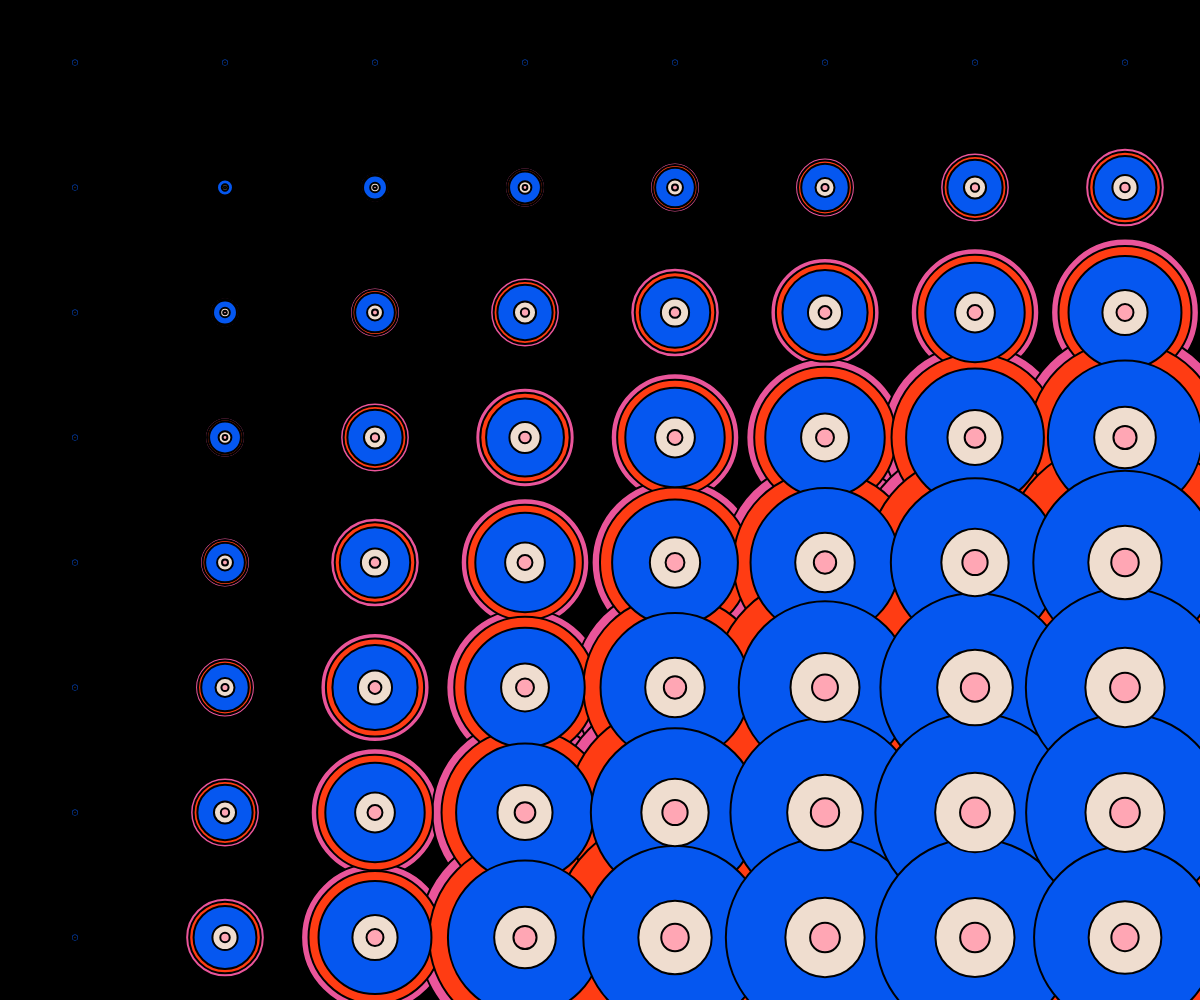
Frame 1 (no input)
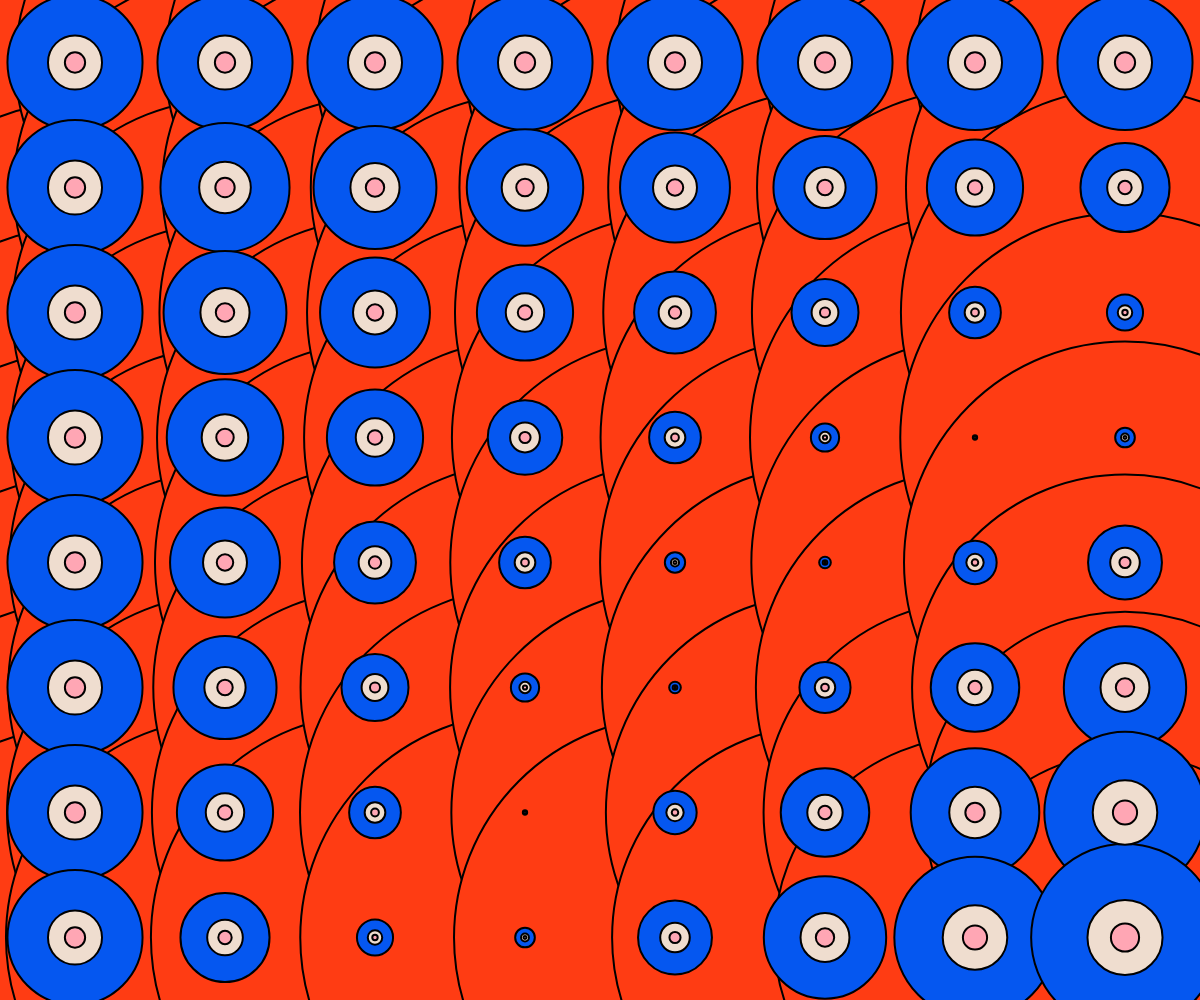
Frame 60 (no input)
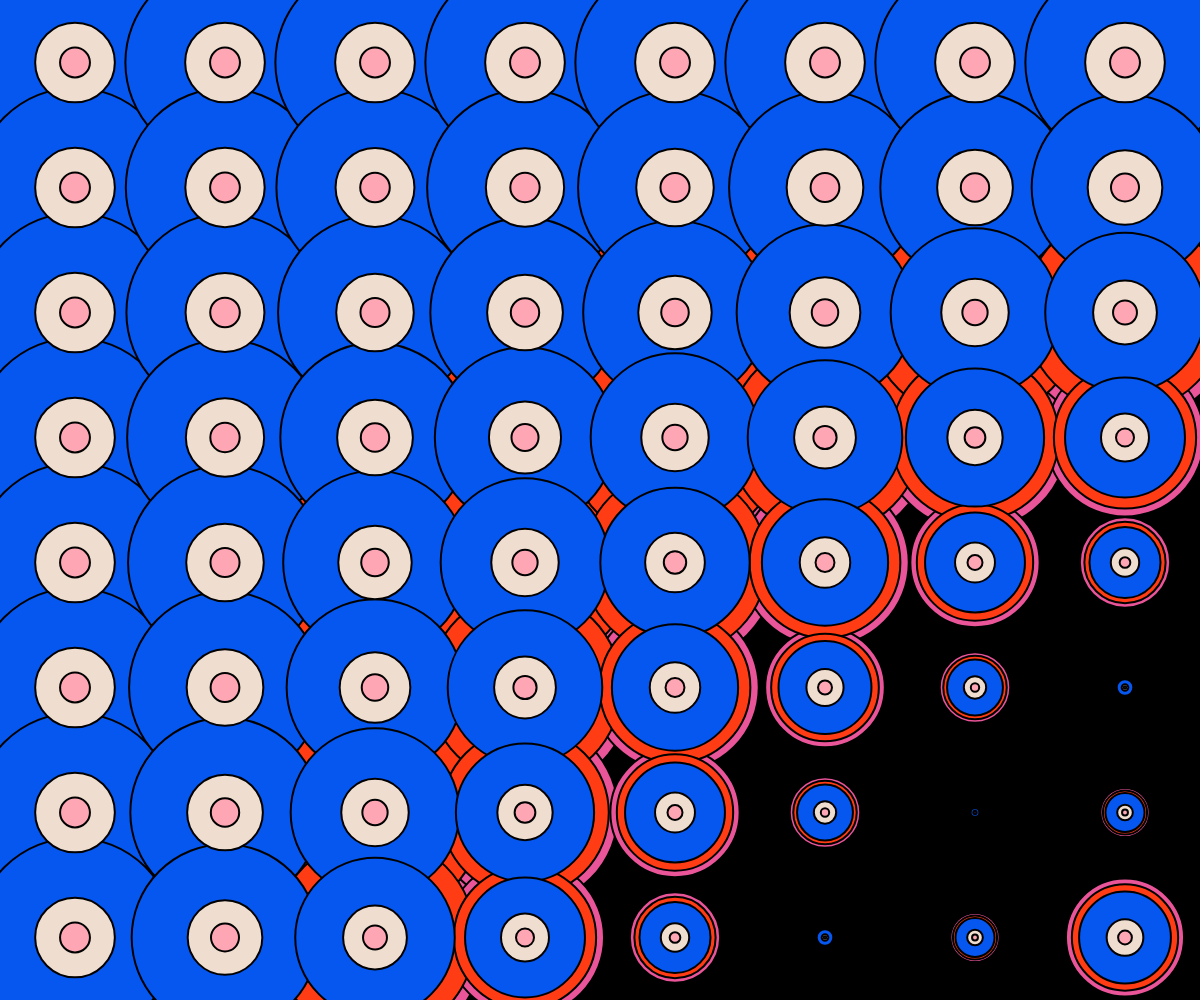
Frame 120 (the mouse pressed at the canvas centre since frame 60)

The p5.js sketch that drew these frames (run headless with seeded random() and noise() and a simulated clock; from frame 60 on, the mouse is pressed at the canvas centre):

// p5.js sketch
// ── sketch.js
var r;
var g;
var b;
var a;

function setup() {
  createCanvas(windowWidth, windowHeight);
  	strokeWeight(2);
}

function draw() {
  background(0, 0, 0);
  
  r = random(255); // r is a random number between 0 - 255
  g = random(100,200); // g is a random number betwen 100 - 200
  b = random(100); // b is a random number between 0 - 100
  a = random(200,255); // a is a random number between 200 - 255
  
let n = 8
let w = width/n
let h = height/n

push();
  translate(w/2,h/2);
  for(let i=0; i<n; i++){
  for(let a=0; a<n; a++){
  push()
  translate(i*w,a*h)
  fill(234, 85, 154);
  ellipse(0,0,sin((frameCount+(i*a))*0.02)*500)
    pop();
 }
  }
  pop();
  
  push();
  translate(w/2,h/2);
  for(let i=0; i<n; i++){
  for(let a=0; a<n; a++){
  push()
  translate(i*w,a*h)
  fill(255, 60, 19);
  ellipse(0,0,sin((frameCount+(i*a))*0.02)*450)
    pop();
 }
  }
  pop();
  
  push();
  translate(w/2,h/2);
  for(let i=0; i<n; i++){
  for(let a=0; a<n; a++){
  push()
  translate(i*w,a*h)
  fill(5, 87, 240);
  ellipse(0,0,sin((frameCount+(i*a))*0.04)*200)
    pop();
 }
  }
  pop();
  
   push();
  translate(w/2,h/2);
  for(let i=0; i<n; i++){
  for(let a=0; a<n; a++){
  push()
  translate(i*w,a*h)
  fill(239, 221, 207);
  ellipse(0,0,sin((frameCount+(i*a))*0.04)*80)
    pop();
 }
  }
  pop();
  
  
     push();
  translate(w/2,h/2);
  for(let i=0; i<n; i++){
  for(let a=0; a<n; a++){
  push()
  translate(i*w,a*h)
  fill(255, 166, 180
);
  ellipse(0,0,sin((frameCount+(i*a))*0.04)*30)
    pop();
 }
  }
  pop();

}
